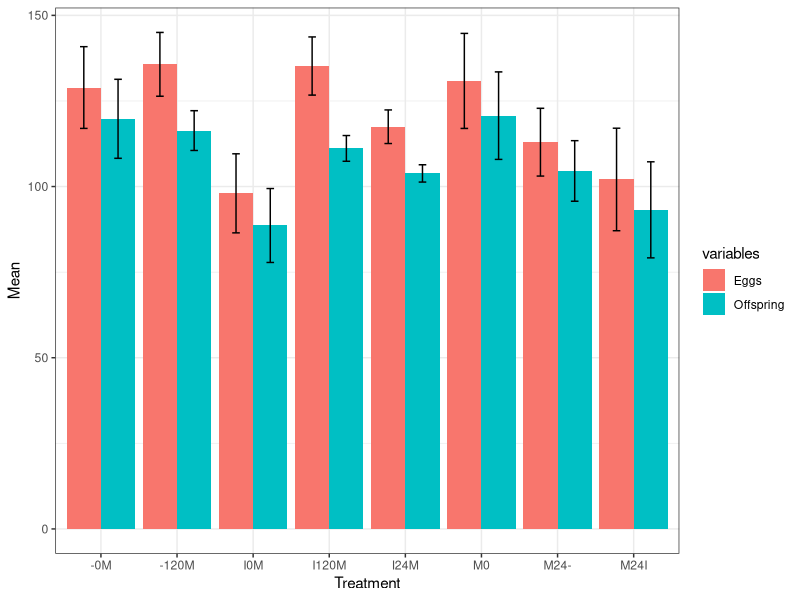

Write R code to recreate this figure. (Note: this script raises an error after producing the figure.)
library(ggplot2)
library(dplyr)
library(tidyverse)
library(plotrix)
library(reshape2)
library(rstatix)



setwd()
Data<- read.csv("Egg_to_offspring_data.csv", header = T)
New_data<- Data %>% group_by(Treatment, Batch, Tube) %>% summarise_at (.vars=c("Egg_to_offspring_ratio"), .funs =mean)
New_data<- Data %>% group_by(Treatment, Batch) %>% summarise_at (.vars=c("Eggs", "Offspring"), .funs =sum)
New_data$Females<- c(25, 20, 20, 24, 18, 14, 25, 25, 25, 23, 25, 28, 25, 25, 24, 25, 20, 20, 15, 15, 20, 25, 25, 25) #Numbers represent total females that were used for those treatment in each block
New_data$Mean_eggs <- New_data$Eggs/ New_data$Females
New_data$Mean_offspring <- New_data$Offspring/ New_data$Females
New_data$Egg_to_offspring <- New_data$Mean_offspring/New_data$Mean_eggs




# Plot mean egg and offspring numbers across three experimental blocks

New_data1<- New_data %>% select(Treatment, Mean_eggs, Mean_offspring) %>% group_by(Treatment) %>% summarise_each(funs(mean, sd, std.error))

New_data2<- data.frame(Treatment= c(rep(New_data1$Treatment,2)), variables = c(rep('Eggs', 8), rep('Offspring', 8)),
                       Mean = c(New_data1$Mean_eggs_mean, New_data1$Mean_offspring_mean), 
                       SE = c(New_data1$Mean_eggs_std.error, New_data1$Mean_offspring_std.error))

Plot<- ggplot(New_data2, aes(x= Treatment, y = Mean, fill = variables))+
  geom_bar(position=position_dodge(), stat="identity") +
  geom_errorbar(aes(ymin=Mean-SE, ymax=Mean+SE),
                width=.2,                    # Width of the error bars
                position=position_dodge(.9)) + theme_bw()

Plot



# Mixed effect models to test the effect of block

Comparison<- Data %>% group_by(Treatment, Batch, Tube) %>% summarise_at (.vars=c("Egg_to_offspring_ratio"), .funs =mean)
Model1<-lmer(Egg_to_offspring_ratio~ (1|Batch)+ Treatment, Comparison)
Model2<-lm(Egg_to_offspring_ratio~  Treatment, Comparison)

anova(Model1,Model2)



# Pairwise comparison for egg to offspring ratio between treatments

Comparison$Treatment<- as.factor(Comparison$Treatment)
Updated_data<- ungroup(Comparison)
pair <- Updated_data %>%
  pairwise_t_test(Egg_to_offspring_ratio ~ Treatment, p.adjust.method = "bonferroni")
pair



# Pairwise comparison for mean number of eggs between treatments

pair1 <- New_data %>%
  pairwise_t_test(Mean_eggs ~ Treatment, p.adjust.method = "bonferroni")
pair1



#Pairwise comparison for mean number of offspring between treatments

pair2 <- New_data %>%
  pairwise_t_test(Mean_offspring ~ Treatment, p.adjust.method = "bonferroni")
pair2



#Plot egg to offspring data

Ratio<- New_data %>% select(Treatment, Egg_to_offspring) %>% group_by(Treatment) %>% summarise_each(funs(mean, sd, std.error))
Plot1<- ggplot(Ratio, aes(x= Treatment, y = mean))+
  geom_bar(stat="identity", fill="white", colour = "black") +
  geom_errorbar(aes(ymin=mean-std.error, ymax=mean+std.error,
                    width=.2)) +theme_classic() + ylab("Egg to offspring ratio") +xlab("")

Plot1



